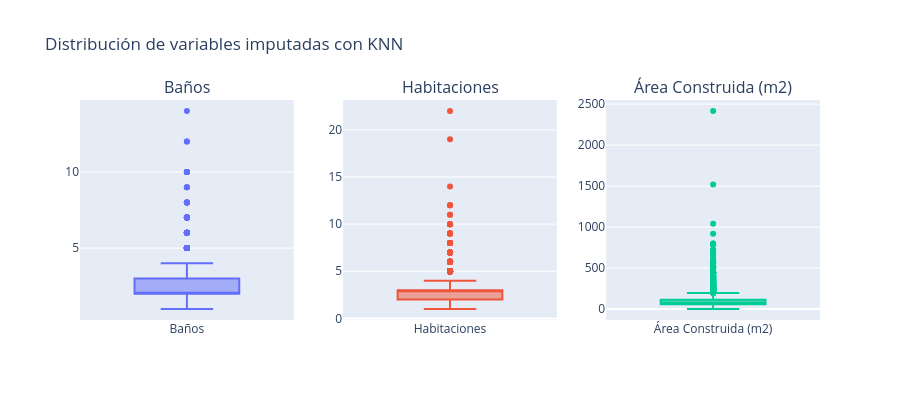

Here is the notebook cell this chart was saved with:
### Code cell
from plotly.subplots import make_subplots
import plotly.graph_objects as go

cols_all = ["Baños", "Habitaciones", "Área Construida (m2)"]

fig = make_subplots(rows=1, cols=len(cols_all), subplot_titles=cols_all)

for i, col in enumerate(cols_all, start=1):
    fig.add_trace(
        go.Box(y=X_train[col], name=col, showlegend=False),
        row=1, col=i
    )

fig.update_layout(title="Distribución de variables imputadas con KNN", 
                  height=400, width=300 * len(cols_all))
fig.show()

### Figure 1 — Plotly figure (JSON) as saved in the notebook; plotly's stock layout.template omitted (floating-point values rounded to 4 significant figures; data arrays with more than 128 entries replaced by an {"elided": "..."} marker saying what was removed)
{"data": [{"name": "Baños", "showlegend": false, "type": "box", "xaxis": "x", "y": {"elided": "3719 int values"}, "yaxis": "y"}, {"name": "Habitaciones", "showlegend": false, "type": "box", "xaxis": "x2", "y": {"elided": "3719 int values"}, "yaxis": "y2"}, {"name": "Área Construida (m2)", "showlegend": false, "type": "box", "xaxis": "x3", "y": {"elided": "3719 float values"}, "yaxis": "y3"}], "layout": {"annotations": [{"font": {"size": 16}, "showarrow": false, "text": "Baños", "x": 0.1444, "xanchor": "center", "xref": "paper", "y": 1, "yanchor": "bottom", "yref": "paper"}, {"font": {"size": 16}, "showarrow": false, "text": "Habitaciones", "x": 0.5, "xanchor": "center", "xref": "paper", "y": 1, "yanchor": "bottom", "yref": "paper"}, {"font": {"size": 16}, "showarrow": false, "text": "Área Construida (m2)", "x": 0.8556, "xanchor": "center", "xref": "paper", "y": 1, "yanchor": "bottom", "yref": "paper"}], "height": 400, "title": {"text": "Distribución de variables imputadas con KNN"}, "width": 900, "xaxis": {"anchor": "y", "domain": [0, 0.2889]}, "xaxis2": {"anchor": "y2", "domain": [0.3556, 0.6444]}, "xaxis3": {"anchor": "y3", "domain": [0.7111, 1]}, "yaxis": {"anchor": "x", "domain": [0, 1]}, "yaxis2": {"anchor": "x2", "domain": [0, 1]}, "yaxis3": {"anchor": "x3", "domain": [0, 1]}}}
